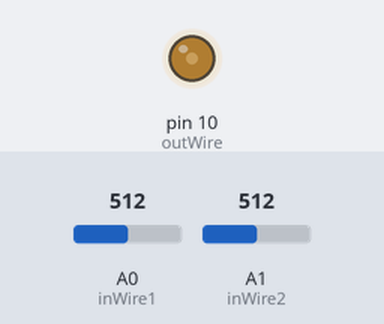
Simulated run of this program. Board: Arduino Uno, built with avr-gcc and run on an emulated ATmega328P. Shown: output pins drawn as LEDs (lit = HIGH). The test bench sets the inputs (shaded band); at power-on: A0 (inWire1) = 512, A1 (inWire2) = 512. What the program prints to the serial monitor is not drawn.

Above: at 1.2 s.
1.3 s: A0 (inWire1) set to 3
2.8 s: A0 (inWire1) set to 0
At 3.3 s:
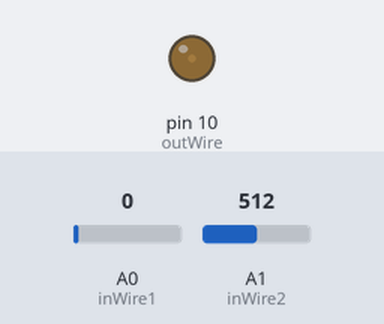
Timing chart, 0 to 5.8 s (numbered marks = the images above; inputs shaded):
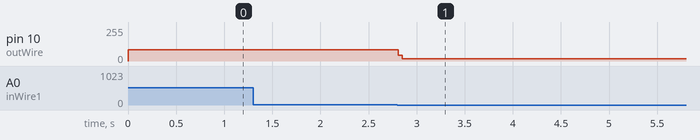

Measured:
- the behaviour switches between 2 and 1 on A0 (inWire1) (found by bisection; images 0 and 1)
- after the input at 1.3 s, every drawn part: stays the same
- after the input at 2.8 s, pin 10 (outWire): 83/255 → 18/255 at once

The program:

main.cpp
```cpp
#include <Arduino.h>

// ------------------- DEFINES ----------------------
#define inWire1 A0
#define inWire2 A1
#define outWire 10

#define seuil_min 1.5 // The voltage under which no button is pressed

#define trig_inRes_Ohm 470 // The trigger resistance and voltage
#define in_supplyVoltage 5

#define out_inRes_Ohm 1000 // The output resistance and voltage
#define out_supplyVoltage 12


// --------------------- DATA -----------------------
// Represents the resistance of each button
// WIRE1: VOL- | VOL + | PREV | NEXT
// WIRE2: MEM- | MEM+  | MUTE | MODE
const unsigned int triggers_ohm[4] = {10,57,125,285};

// Because the readed voltage is inversly proportional to the trigger resistance,
//  The loops that will use triggers_V will go from the last element to the first one.
float triggers_V[4];

const float actions_V[8] = {
              // _______________________
              // | OUT_K | FUNC | IN_R |
              // |_____________________|
  2.18,       // | 20    | VOL- |  10  |
  1.86,       // | 13.5  | VOL+ |  57  |
  1.43,       // | 7.5   | NEXT | 125  |
  1.63,       // | 10    | PREV | 285  |
  0.66,       // | 0.175 | SRCE |  10  |
  1.24,       // | 5.5   | DISP |  57  |
  1.24,       // | 5.5   | DISP | 125  |
  0.89        // | 2.5   | PLAY | 285  |
  };          // |_____________________|

// ------------------ PROTOTYPES --------------------

void sendPulse(float level_V);


// -------------------- SETUP -----------------------
void setup() {
  int i;
  pinMode(inWire1,INPUT);
  pinMode(inWire2,INPUT);
  pinMode(outWire,OUTPUT);

  Serial.begin(9600);

  // Init Triggers_V
  Serial.println("TRIGGERS:");
  for (i=0;i<4;i++) {
    triggers_V[i] = (float)in_supplyVoltage * ((float)trig_inRes_Ohm / ((float)triggers_ohm[i] + (float)trig_inRes_Ohm));
    Serial.println(triggers_V[i]);
  }
}

// -------------------- LOOP -----------------------
void loop() {
  int i;
  float lastVoltage;
  char msg[50];

  float readedVoltage1 = (analogRead(inWire1)/(float)1024)*5;
  float readedVoltage2 = (analogRead(inWire2)/(float)1024)*5;

  bool triggered = false;

  // Wire1 Actions
  lastVoltage = seuil_min;
  for (i=3;i>=0;i--){
    // If the readed voltage is inside one of the ranges
    if (readedVoltage1 > lastVoltage && readedVoltage1 < triggers_V[i]){
      // We send the pulse corresponding to the action ID i
      sendPulse(actions_V[i]);
      triggered = true;
    }
    // lastVoltage is used to define the lower limit of the range
    lastVoltage = triggers_V[i];
  }

  // Wire2 Actions only if Wire1 haven't raised a trigger
  if (triggered == false){
    lastVoltage = seuil_min;
    for (i=3;i>=0;i--){
      if (readedVoltage2 > lastVoltage && readedVoltage2 < triggers_V[i]){
        sendPulse(actions_V[i+4]);
      }
      lastVoltage = triggers_V[i];
    }
  }
}


// ------------------ FUNCTIONS --------------------
void sendPulse(float level_V){
  // The output is set to the given value (8 bit resolution)
  analogWrite(outWire,((level_V/(float)5)*(float)1024)/4);
  // While the button is maintained, the output stays high
  while (analogRead(inWire1) > seuil_min || analogRead(inWire1) > seuil_min){
    delay(50);
  }
  digitalWrite(outWire,0);
}
```
